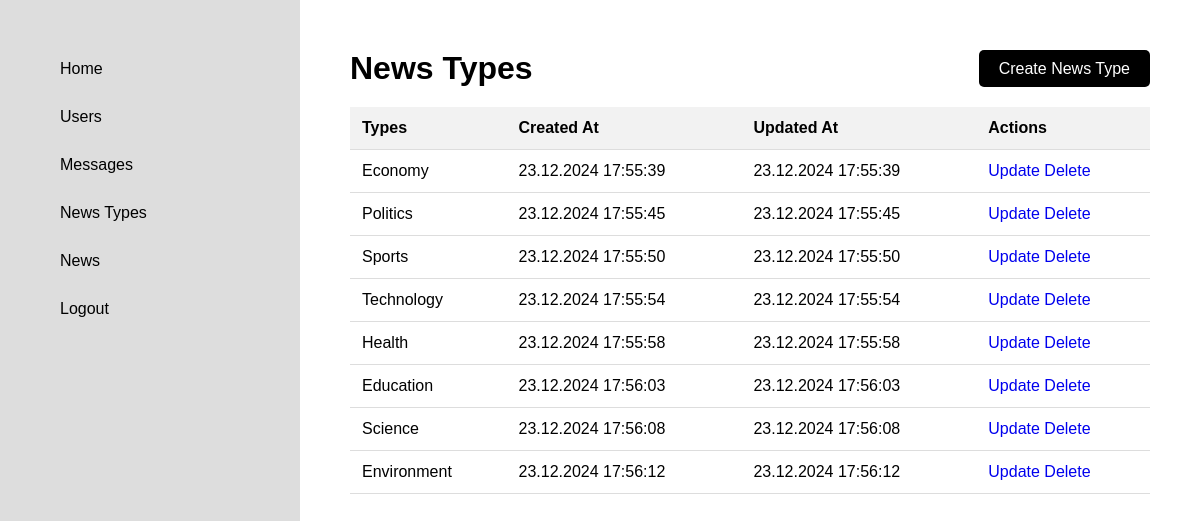
The page /dashboard/news-types.php (signed in) on the database its author committed.
### tables this page shows
CREATE TABLE `news_types` (
  `id` int NOT NULL AUTO_INCREMENT,
  `news_type` varchar(300) NOT NULL,
  `news_type_detail` varchar(500) NOT NULL,
  `create_at` varchar(20) NOT NULL,
  `update_at` varchar(20) NOT NULL,
  PRIMARY KEY (`id`)
);

### dashboard/news-types.php (the view)
<?php include '_src/assets/master/header.php' ?>
<div class="content">
    <div class="header">
        <h1 style="display:flex;align-items:center">News Types</h1>
        <div class="header-buttons">
            <a href="news-type-create.php">Create News Type</a>
        </div>
    </div>
    <div>
        <table>
            <thead>
                <tr>
                    <th>Types</th>
                    <th>Created At</th>
                    <th>Updated At</th>
                    <th>Actions</th>
                </tr>
            </thead>
            <tbody>
                <?php
                $result = $conn->query("SELECT * FROM news_types");
                if ($result->num_rows > 0) {
                    while ($row = $result->fetch_assoc()) { ?>
                        <tr>
                            <td><?php echo $row['news_type'] ?></td>
                            <td><?php echo date('d.m.Y H:i:s', strtotime($row['create_at'])) ?></td>
                            <td><?php echo date('d.m.Y H:i:s', strtotime($row['update_at'])) ?></td>
                            <td class="actions">
                                <a href="news-type-update.php?id=<?php echo $row['id'] ?>">Update</a>
                                <a href="_src/business/news-types/delete.php?id=<?php echo $row['id'] ?>">Delete</a>
                            </td>
                        </tr>
                    <?php }
                } else { ?>
                    <tr>
                        <td colspan="6">No data found.</td>
                    </tr>
                <?php } ?>
            </tbody>
        </table>
    </div>
</div>
<?php include '_src/assets/master/footer.php' ?>

### dashboard/_src/assets/css/custom.css (style rules this page uses)
* { margin: 0; padding: 0; box-sizing: border-box; }
a { text-decoration: none; }
body { font-family: "Poppins", sans-serif; display: grid; grid-template-columns: 300px 1fr; }
.content { padding: 50px; }
.header { display: flex; justify-content: space-between; align-items: center; margin-bottom: 20px; }
.header .header-buttons a { background-color: rgb(0, 0, 0); color: white; padding: 10px 20px; border-radius: 5px; }
table { width: 100%; border-collapse: collapse; }
th, td { padding: 12px; text-align: left; border-bottom: 1px solid #ddd; }
th { background-color: #f2f2f2; }

### rows shown on the page
news_types: news_type "Economy", create_at "23.12.2024 17:55:39", update_at "23.12.2024 17:55:39"
news_types: news_type "Politics", create_at "23.12.2024 17:55:45", update_at "23.12.2024 17:55:45"
news_types: news_type "Sports", create_at "23.12.2024 17:55:50", update_at "23.12.2024 17:55:50"
news_types: news_type "Technology", create_at "23.12.2024 17:55:54", update_at "23.12.2024 17:55:54"
news_types: news_type "Health", create_at "23.12.2024 17:55:58", update_at "23.12.2024 17:55:58"
news_types: news_type "Education", create_at "23.12.2024 17:56:03", update_at "23.12.2024 17:56:03"
news_types: news_type "Science", create_at "23.12.2024 17:56:08", update_at "23.12.2024 17:56:08"
news_types: news_type "Environment", create_at "23.12.2024 17:56:12", update_at "23.12.2024 17:56:12"
